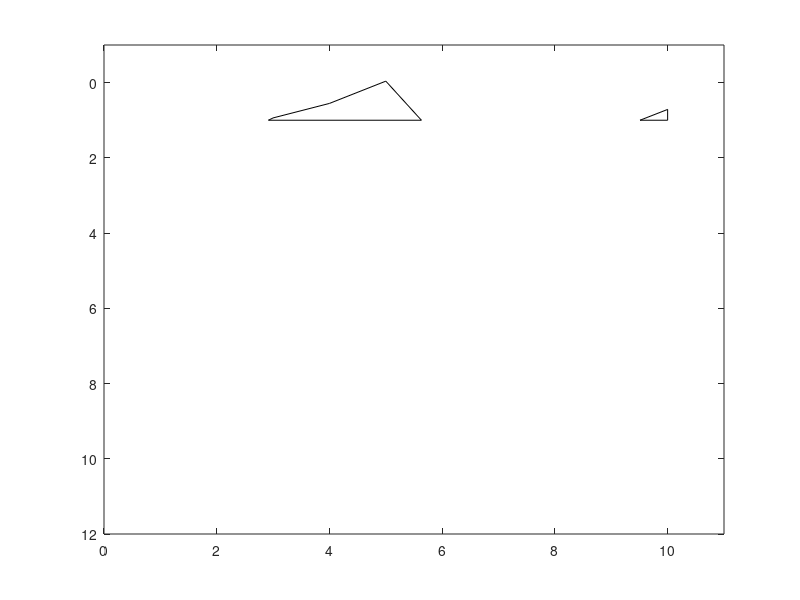

Recreate this plot in MATLAB. (Note: this script raises an error after producing the figure.)
function wigb_my(a,scal,x,z,amx)
%WIGB: Plot seismic data using wiggles.
%
%  WIGB(a,scal,x,z,amx) 
%
%  IN  a:     seismic data (a matrix, traces are columns)
%      scale: multiple data by scal
%      x:     horizontal axis (often offset)
%      z:     vertical axis (often time)
%
%  Note
%
%    If only 'a' is enter, 'scal,x,z,amn,amx' are set automatically; 
%    otherwise, 'scal' is a scalar; 'x, z' are vectors for annotation in 
%    offset and time, amx are the amplitude range.
%
%
%  Author(s): Xingong Li (Intseis, Integrated Seismic Solutions)
%  Copyright 1998-2003 Xingong 
%  Revision: 1.2  Date: Dec/2002 
%  

 if nargin == 0, nx=10;nz=10; a = rand(nz,nx)-0.5; end;

 [nz,nx]=size(a);

 trmx= max(abs(a));
 if (nargin <= 4); amx=mean(trmx);  end;
 if (nargin <= 2); x=[1:nx]; z=[1:nz];  end;
 if (nargin <= 1); scal =1; end;

 if nx <= 1; disp(' ERR:PlotWig: nx has to be more than 1');return;end;

 % take the average as dx

	dx1 = abs(x(2:nx)-x(1:nx-1));
 	dx = median(dx1);


 dz=z(2)-z(1);
 xmx=max(max(a)); xmn=min(min(a)); 

 if scal == 0; scal=1; end;
 a = a * dx /amx; 
 a = a * scal;

 fprintf(' PlotWig: data range [%f, %f], plotted max %f \n',xmn,xmx,amx);
 
% set display range 

 x1=min(x)-2.0*dx; x2=max(x)+2.0*dx;
 z1=min(z)-dz; z2=max(z)+dz;
 
%  set(gca,'NextPlot','add','Box','on', ...
%   'XLim', [x1 x2], ...
%   'YDir','reverse', ...
%   'YLim',[z1 z2]);

 set(gca,'NextPlot','add','Box','on', ...
  'XLim', [z1 z2], ...
  'YDir','reverse', ...
  'YLim',[x1 x2]);
 

	fillcolor = [1 1 1];
	linecolor = [0 0 1];
	linewidth = 1.;

	z=z'; 	% input as row vector
	zstart=z(1);
	zend  =z(nz);

for i=1:nx,
   
  if trmx(i) ~= 0;    % skip the zero traces
	tr=a(:,i); 	% --- one scale for all section
  	s = sign(tr) ;
  	i1= find( s(1:nz-1) ~= s(2:nz) );	% zero crossing points
	npos = length(i1);


	%12/7/97 
	zadd = i1 + tr(i1) ./ (tr(i1) - tr(i1+1)); %locations with 0 amplitudes
	aadd = zeros(size(zadd));

	[zpos,vpos] = find(tr <0);
	[zz,iz] = sort([zpos; zadd]); 	% indices of zero point plus positives
	aa = [tr(zpos); aadd];
	aa = aa(iz);

	% be careful at the ends
		if tr(1)<0, 	a0=0; z0=1.00;
		else, 		a0=0; z0=zadd(1);
		end;
		if tr(nz)<0, 	a1=0; z1=nz; 
		else, 		a1=0; z1=max(zadd);
		end;
			
	zz = [z0; zz; z1; z0];
 	aa = [a0; aa; a1; a0];
		
	zzz = zstart + zz*dz -dz;

patch(zzz ,  aa+x(i),  fillcolor);
	line( 'Color',[1 1 1],'EraseMode','background',  ...
         'Xdata',[zstart zend] , 'Ydata',x(i)+[0 0]); % remove zero line

%'LineWidth',linewidth, ...
%12/7/97 'Xdata', x(i)+[0 0], 'Ydata',[z0 z1]*dz);	% remove zero line

	line( 'Color',linecolor,'EraseMode','background',  ...
	 'LineWidth',linewidth, ...
	 'Ydata', tr+x(i), 'Xdata',z);	% negatives line

   else % zeros trace
line( 'Color',linecolor,'EraseMode','background',  ...
	 'LineWidth',linewidth, ...
         'Ydata', [x(i) x(i)], 'Xdata',[zstart zend]);
   end;
end;
